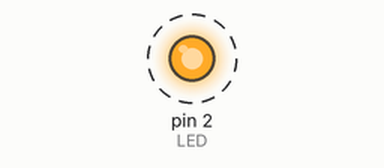
Simulated run of this sketch. Board: Arduino Mega 2560, built with avr-gcc and run on an emulated ATmega2560. Parts: output pins drawn as LEDs (lit = HIGH). Dashed ring = blinking. What the sketch prints to the serial monitor is not drawn.

Above: at 0.2 s.
Timing chart, 0 to 3.0 s (numbered marks = the images above):
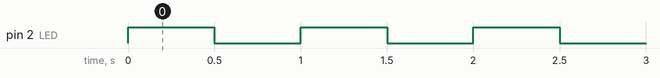

Measured:
- by itself, pin 2 (LED): alternates HIGH for 0.50 s and LOW for 0.50 s

The sketch:

controllino_blink.ino
```cpp
// Blink para el Controllino MEGA: el "hola mundo" de Arduino.
// Hace parpadear D0 (la luz de arriba a la izquierda de la matriz 3x3) cada
// medio segundo, y cuenta los parpadeos por el monitor serie.
//
// Mismo codigo en el tablero real (placa "CONTROLLINO MEGA" en el Arduino IDE)
// y en el virtual. Para subirlo al virtual: panel (localhost:8090) > "Programar
// un equipo" > elegir este ejemplo, o
//   .\lab.ps1 subir t1.controllino tablero\ejemplos_arduino\controllino_blink\controllino_blink.ino
#include <Controllino.h>

const int LED = CONTROLLINO_D0;      // salida digital D0
const unsigned long MEDIO_SEGUNDO = 500;

int contador = 0;

void setup() {
  pinMode(LED, OUTPUT);
  Serial.begin(9600);
  Serial.println("blink: arrancando");
}

void loop() {
  digitalWrite(LED, HIGH);           // enciende
  delay(MEDIO_SEGUNDO);
  digitalWrite(LED, LOW);            // apaga
  delay(MEDIO_SEGUNDO);

  contador++;
  Serial.print("parpadeo n.");
  Serial.println(contador);
}
```
